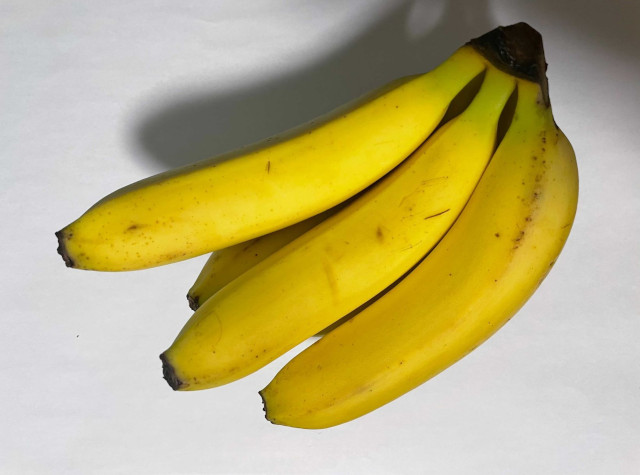
#> input picture banana.jpg, 640 x 475 px
$ python draw_circle.py
#> lines starting #> are read from the running program, lines starting #| are printed output that depends on the picture; after the words box and inside, x2 and y2 are one past the last pixel; in counts of white or black regions, pixels touching at a corner belong together
#!/usr/bin/env python3

# ライブラリのインポート
import cv2

# 画像を読み込む
image = cv2.imread("banana.jpg")
#> image is the input picture: shape (475, 640, 3); mean B, G, R 121, 176.4, 188.4

# 円の中心をどこにするか決める（x座標のピクセル, y座標のピクセル）
center = (300, 300)

# 円の大きさ（半径）を決める（数字を大きくすると円が大きくなる）
radius = 100

# 線の太さを決める（数字を大きくすると太くなる）
thickness = 10

# 線の色を決める（青, 緑, 赤）
color = (0, 0, 0)

# cv2.circleという関数を使って、画像の中に円を描画する
cv2.circle(image, center, radius, color, thickness, cv2.LINE_AA)
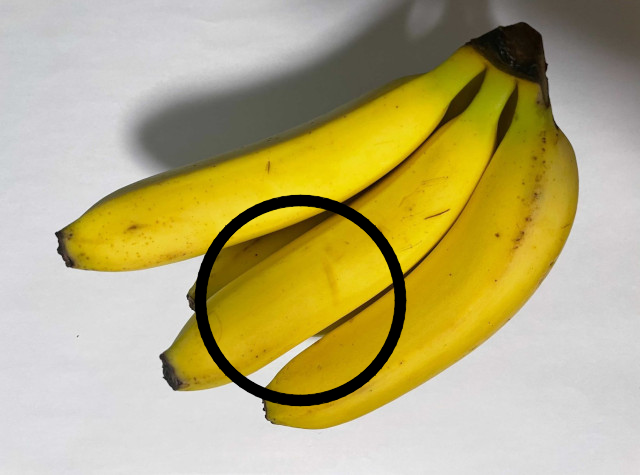
#> image: shape (475, 640, 3); 2.64% of pixels changed, all inside (x1, y1, x2, y2) = (194, 194, 407, 407)

# 円が追加された画像を保存する
cv2.imwrite("circle_banana.jpg", image)
print("画像を加工して保存しました。")

# 画像を表示
cv2.imshow("Banana", image)
cv2.waitKey(0)
cv2.destroyAllWindows()
